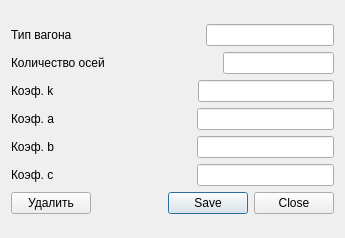
<?xml version="1.0" encoding="UTF-8"?>
<ui version="4.0">
 <class>RailcarEditForm</class>
 <widget class="QDialog" name="RailcarEditForm">
  <property name="geometry">
   <rect>
    <x>0</x>
    <y>0</y>
    <width>345</width>
    <height>238</height>
   </rect>
  </property>
  <property name="minimumSize">
   <size>
    <width>345</width>
    <height>238</height>
   </size>
  </property>
  <property name="maximumSize">
   <size>
    <width>345</width>
    <height>238</height>
   </size>
  </property>
  <property name="windowTitle">
   <string>Dialog</string>
  </property>
  <layout class="QGridLayout" name="gridLayout">
   <item row="0" column="0">
    <layout class="QVBoxLayout" name="verticalLayout">
     <item>
      <layout class="QHBoxLayout" name="horizontalLayout_7">
       <item>
        <widget class="QLabel" name="railcar_type_label">
         <property name="text">
          <string>Тип вагона</string>
         </property>
        </widget>
       </item>
       <item>
        <spacer name="horizontalSpacer_2">
         <property name="orientation">
          <enum>Qt::Horizontal</enum>
         </property>
         <property name="sizeHint" stdset="0">
          <size>
           <width>40</width>
           <height>20</height>
          </size>
         </property>
        </spacer>
       </item>
       <item>
        <widget class="QLineEdit" name="railcar_type_lineEdit"/>
       </item>
      </layout>
     </item>
     <item>
      <layout class="QHBoxLayout" name="horizontalLayout_6">
       <item>
        <widget class="QLabel" name="axle_count_label">
         <property name="text">
          <string>Количество осей</string>
         </property>
        </widget>
       </item>
       <item>
        <spacer name="horizontalSpacer_3">
         <property name="orientation">
          <enum>Qt::Horizontal</enum>
         </property>
         <property name="sizeHint" stdset="0">
          <size>
           <width>40</width>
           <height>20</height>
          </size>
         </property>
        </spacer>
       </item>
       <item>
        <widget class="QLineEdit" name="axle_count_lineEdit"/>
       </item>
      </layout>
     </item>
     <item>
      <layout class="QHBoxLayout" name="horizontalLayout_5">
       <item>
        <widget class="QLabel" name="k_label">
         <property name="text">
          <string>Коэф. k</string>
         </property>
        </widget>
       </item>
       <item>
        <spacer name="horizontalSpacer_4">
         <property name="orientation">
          <enum>Qt::Horizontal</enum>
         </property>
         <property name="sizeHint" stdset="0">
          <size>
           <width>40</width>
           <height>20</height>
          </size>
         </property>
        </spacer>
       </item>
       <item>
        <widget class="QLineEdit" name="k_lineEdit"/>
       </item>
      </layout>
     </item>
     <item>
      <layout class="QHBoxLayout" name="horizontalLayout_4">
       <item>
        <widget class="QLabel" name="a_label">
         <property name="text">
          <string>Коэф. a</string>
         </property>
        </widget>
       </item>
       <item>
        <spacer name="horizontalSpacer_5">
         <property name="orientation">
          <enum>Qt::Horizontal</enum>
         </property>
         <property name="sizeHint" stdset="0">
          <size>
           <width>40</width>
           <height>20</height>
          </size>
         </property>
        </spacer>
       </item>
       <item>
        <widget class="QLineEdit" name="a_lineEdit"/>
       </item>
      </layout>
     </item>
     <item>
      <layout class="QHBoxLayout" name="horizontalLayout_3">
       <item>
        <widget class="QLabel" name="b_label">
         <property name="text">
          <string>Коэф. b</string>
         </property>
        </widget>
       </item>
       <item>
        <spacer name="horizontalSpacer_6">
         <property name="orientation">
          <enum>Qt::Horizontal</enum>
         </property>
         <property name="sizeHint" stdset="0">
          <size>
           <width>40</width>
           <height>20</height>
          </size>
         </property>
        </spacer>
       </item>
       <item>
        <widget class="QLineEdit" name="b_lineEdit"/>
       </item>
      </layout>
     </item>
     <item>
      <layout class="QHBoxLayout" name="horizontalLayout_2">
       <item>
        <widget class="QLabel" name="c_label">
         <property name="text">
          <string>Коэф. c</string>
         </property>
        </widget>
       </item>
       <item>
        <spacer name="horizontalSpacer_7">
         <property name="orientation">
          <enum>Qt::Horizontal</enum>
         </property>
         <property name="sizeHint" stdset="0">
          <size>
           <width>40</width>
           <height>20</height>
          </size>
         </property>
        </spacer>
       </item>
       <item>
        <widget class="QLineEdit" name="c_lineEdit"/>
       </item>
      </layout>
     </item>
     <item>
      <layout class="QHBoxLayout" name="horizontalLayout">
       <item>
        <widget class="QPushButton" name="delete_pushButton">
         <property name="text">
          <string>Удалить</string>
         </property>
        </widget>
       </item>
       <item>
        <spacer name="horizontalSpacer">
         <property name="orientation">
          <enum>Qt::Horizontal</enum>
         </property>
         <property name="sizeHint" stdset="0">
          <size>
           <width>40</width>
           <height>20</height>
          </size>
         </property>
        </spacer>
       </item>
       <item>
        <widget class="QDialogButtonBox" name="buttonBox">
         <property name="orientation">
          <enum>Qt::Horizontal</enum>
         </property>
         <property name="standardButtons">
          <set>QDialogButtonBox::Close|QDialogButtonBox::Save</set>
         </property>
        </widget>
       </item>
      </layout>
     </item>
    </layout>
   </item>
  </layout>
 </widget>
 <resources/>
 <connections>
  <connection>
   <sender>buttonBox</sender>
   <signal>accepted()</signal>
   <receiver>RailcarEditForm</receiver>
   <slot>accept()</slot>
   <hints>
    <hint type="sourcelabel">
     <x>248</x>
     <y>254</y>
    </hint>
    <hint type="destinationlabel">
     <x>157</x>
     <y>274</y>
    </hint>
   </hints>
  </connection>
  <connection>
   <sender>buttonBox</sender>
   <signal>rejected()</signal>
   <receiver>RailcarEditForm</receiver>
   <slot>reject()</slot>
   <hints>
    <hint type="sourcelabel">
     <x>316</x>
     <y>260</y>
    </hint>
    <hint type="destinationlabel">
     <x>286</x>
     <y>274</y>
    </hint>
   </hints>
  </connection>
 </connections>
</ui>
